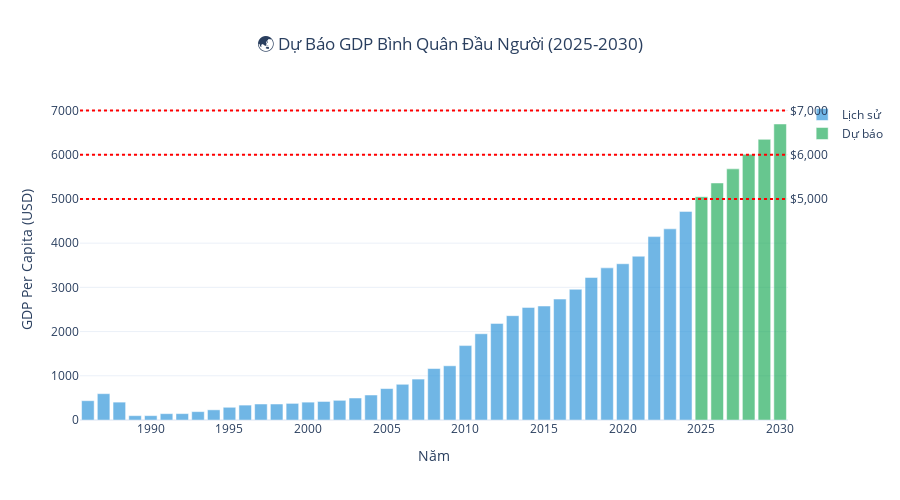

Notebook code cell kept with this figure:
### Markdown cell above
## 🌏 Phần 4: Dự Báo GDP Per Capita

### Code cell
# GDP per capita forecast
percap_data = df_model[['Year', 'GDPPerCapita']].dropna()

X_percap = percap_data[['Year']].values
y_percap = percap_data['GDPPerCapita'].values

# Use polynomial for per capita (captures accelerating growth)
poly_percap = PolynomialFeatures(degree=2)
X_percap_poly = poly_percap.fit_transform(X_percap)
X_future_percap = poly_percap.transform(future_years)

percap_model = LinearRegression()
percap_model.fit(X_percap_poly, y_percap)
percap_pred_future = percap_model.predict(X_future_percap)

# Calculate milestones
print("📊 GDP Per Capita Milestones:\n")
current_percap = percap_data.iloc[-1]['GDPPerCapita']
print(f"  2024: ${current_percap:.0f}")

for i, year in enumerate(range(2025, 2031)):
    value = percap_pred_future[i]
    milestone = ""
    if value >= 5000 and current_percap < 5000:
        milestone = " ⭐ Reach $5,000"
    elif value >= 6000 and percap_pred_future[i-1] < 6000 if i > 0 else False:
        milestone = " ⭐ Reach $6,000"
    elif value >= 7000 and percap_pred_future[i-1] < 7000 if i > 0 else False:
        milestone = " ⭐ Reach $7,000"
    
    print(f"  {year}: ${value:.0f}{milestone}")

# Visualization
fig = go.Figure()

# Historical
fig.add_trace(go.Bar(
    x=percap_data['Year'],
    y=percap_data['GDPPerCapita'],
    name='Lịch sử',
    marker_color='#3498db',
    opacity=0.7
))

# Forecast
fig.add_trace(go.Bar(
    x=future_years.flatten(),
    y=percap_pred_future,
    name='Dự báo',
    marker_color='#27ae60',
    opacity=0.7
))

# Add milestone lines
milestones = [5000, 6000, 7000]
for milestone in milestones:
    fig.add_hline(
        y=milestone,
        line_dash="dot",
        line_color="red",
        annotation_text=f"${milestone:,}",
        annotation_position="right"
    )

fig.update_layout(
    title={
        'text': '🌏 Dự Báo GDP Bình Quân Đầu Người (2025-2030)',
        'x': 0.5,
        'xanchor': 'center'
    },
    xaxis_title='Năm',
    yaxis_title='GDP Per Capita (USD)',
    height=500,
    template='plotly_white',
    barmode='group'
)

fig.show()

### Figure 1 — Plotly figure (JSON) as saved in the notebook; plotly's stock layout.template omitted (floating-point values rounded to 4 significant figures)
{"data": [{"marker": {"color": "#3498db"}, "name": "Lịch sử", "opacity": 0.7, "type": "bar", "x": [1986, 1987, 1988, 1989, 1990, 1991, 1992, 1993, 1994, 1995, 1996, 1997, 1998, 1999, 2000, 2001, 2002, 2003, 2004, 2005, 2006, 2007, 2008, 2009, 2010, 2011, 2012, 2013, 2014, 2015, 2016, 2017, 2018, 2019, 2020, 2021, 2022, 2023, 2024], "y": [436.4, 595.2, 404.6, 98.11, 98.8, 143.7, 144.6, 189.4, 229.9, 287.8, 337.1, 361.6, 361.4, 376.0, 404.0, 419.2, 445.1, 497.1, 565.5, 710.8, 807.8, 925.6, 1164.0, 1226.0, 1683.0, 1951.0, 2185.0, 2360.0, 2546.0, 2578.0, 2735.0, 2956.0, 3222.0, 3441.0, 3534.0, 3704.0, 4148.0, 4323.0, 4717.0]}, {"marker": {"color": "#27ae60"}, "name": "Dự báo", "opacity": 0.7, "type": "bar", "x": [2025, 2026, 2027, 2028, 2029, 2030], "y": [5051.0, 5361.0, 5680.0, 6009.0, 6347.0, 6695.0]}], "layout": {"annotations": [{"showarrow": false, "text": "$5,000", "x": 1, "xanchor": "left", "xref": "x domain", "y": 5000, "yanchor": "middle", "yref": "y"}, {"showarrow": false, "text": "$6,000", "x": 1, "xanchor": "left", "xref": "x domain", "y": 6000, "yanchor": "middle", "yref": "y"}, {"showarrow": false, "text": "$7,000", "x": 1, "xanchor": "left", "xref": "x domain", "y": 7000, "yanchor": "middle", "yref": "y"}], "barmode": "group", "height": 500, "shapes": [{"line": {"color": "red", "dash": "dot"}, "type": "line", "x0": 0, "x1": 1, "xref": "x domain", "y0": 5000, "y1": 5000, "yref": "y"}, {"line": {"color": "red", "dash": "dot"}, "type": "line", "x0": 0, "x1": 1, "xref": "x domain", "y0": 6000, "y1": 6000, "yref": "y"}, {"line": {"color": "red", "dash": "dot"}, "type": "line", "x0": 0, "x1": 1, "xref": "x domain", "y0": 7000, "y1": 7000, "yref": "y"}], "title": {"text": "🌏 Dự Báo GDP Bình Quân Đầu Người (2025-2030)", "x": 0.5, "xanchor": "center"}, "xaxis": {"title": {"text": "Năm"}}, "yaxis": {"title": {"text": "GDP Per Capita (USD)"}}}}
